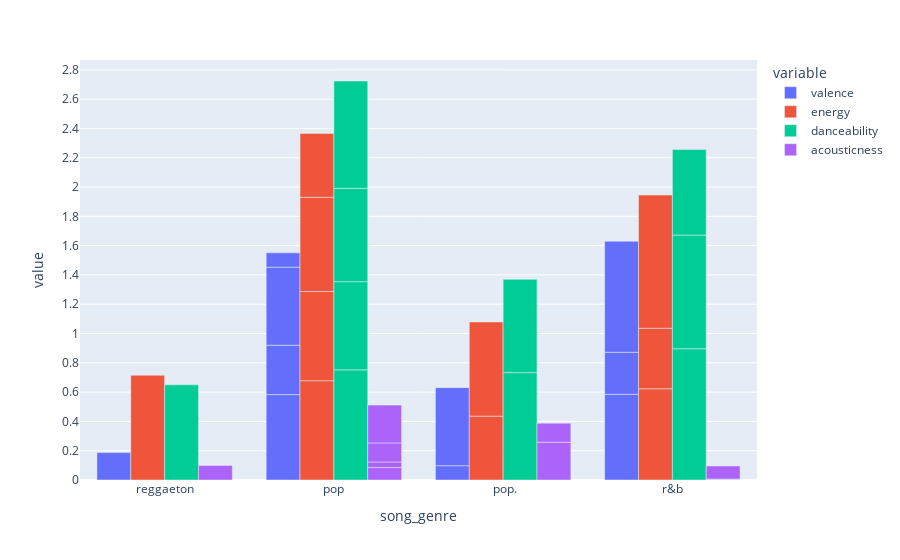

The notebook cell saved with this chart:
### Code cell
top10_genres = genre_df.nlargest(10, 'artist_pop')

fig = px.bar(top10_genres, x='song_genre', y=['valence', 'energy', 'danceability', 'acousticness'], barmode='group')


fig.update_layout(
    yaxis = dict(
        tickmode = 'linear',
        tick0 = 0,
        dtick = 0.2
    )
)
fig.show()

### Figure 1 — Plotly figure (JSON) as saved in the notebook; plotly's stock layout.template omitted (floating-point values rounded to 4 significant figures)
{"data": [{"alignmentgroup": "True", "hovertemplate": "variable=valence<br>song_genre=%{x}<br>value=%{y}<extra></extra>", "legendgroup": "valence", "marker": {"color": "#636efa", "pattern": {"shape": ""}}, "name": "valence", "offsetgroup": "valence", "orientation": "v", "showlegend": true, "textposition": "auto", "type": "bar", "x": ["reggaeton", "pop", "pop", "pop", " pop.", " pop.", "pop", "r&b", "r&b", "r&b"], "xaxis": "x", "y": [0.187, 0.583, 0.337, 0.533, 0.0976, 0.533, 0.0976, 0.585, 0.287, 0.758], "yaxis": "y"}, {"alignmentgroup": "True", "hovertemplate": "variable=energy<br>song_genre=%{x}<br>value=%{y}<extra></extra>", "legendgroup": "energy", "marker": {"color": "#EF553B", "pattern": {"shape": ""}}, "name": "energy", "offsetgroup": "energy", "orientation": "v", "showlegend": true, "textposition": "auto", "type": "bar", "x": ["reggaeton", "pop", "pop", "pop", " pop.", " pop.", "pop", "r&b", "r&b", "r&b"], "xaxis": "x", "y": [0.715, 0.678, 0.609, 0.643, 0.436, 0.643, 0.436, 0.623, 0.413, 0.909], "yaxis": "y"}, {"alignmentgroup": "True", "hovertemplate": "variable=danceability<br>song_genre=%{x}<br>value=%{y}<extra></extra>", "legendgroup": "danceability", "marker": {"color": "#00cc96", "pattern": {"shape": ""}}, "name": "danceability", "offsetgroup": "danceability", "orientation": "v", "showlegend": true, "textposition": "auto", "type": "bar", "x": ["reggaeton", "pop", "pop", "pop", " pop.", " pop.", "pop", "r&b", "r&b", "r&b"], "xaxis": "x", "y": [0.65, 0.752, 0.602, 0.637, 0.733, 0.637, 0.733, 0.896, 0.776, 0.585], "yaxis": "y"}, {"alignmentgroup": "True", "hovertemplate": "variable=acousticness<br>song_genre=%{x}<br>value=%{y}<extra></extra>", "legendgroup": "acousticness", "marker": {"color": "#ab63fa", "pattern": {"shape": ""}}, "name": "acousticness", "offsetgroup": "acousticness", "orientation": "v", "showlegend": true, "textposition": "auto", "type": "bar", "x": ["reggaeton", "pop", "pop", "pop", " pop.", " pop.", "pop", "r&b", "r&b", "r&b"], "xaxis": "x", "y": [0.0993, 0.085, 0.0382, 0.13, 0.258, 0.13, 0.258, 0.00257, 0.00415, 0.0891], "yaxis": "y"}], "layout": {"barmode": "group", "legend": {"title": {"text": "variable"}, "tracegroupgap": 0}, "margin": {"t": 60}, "xaxis": {"anchor": "y", "domain": [0, 1], "title": {"text": "song_genre"}}, "yaxis": {"anchor": "x", "domain": [0, 1], "dtick": 0.2, "tick0": 0, "tickmode": "linear", "title": {"text": "value"}}}}
